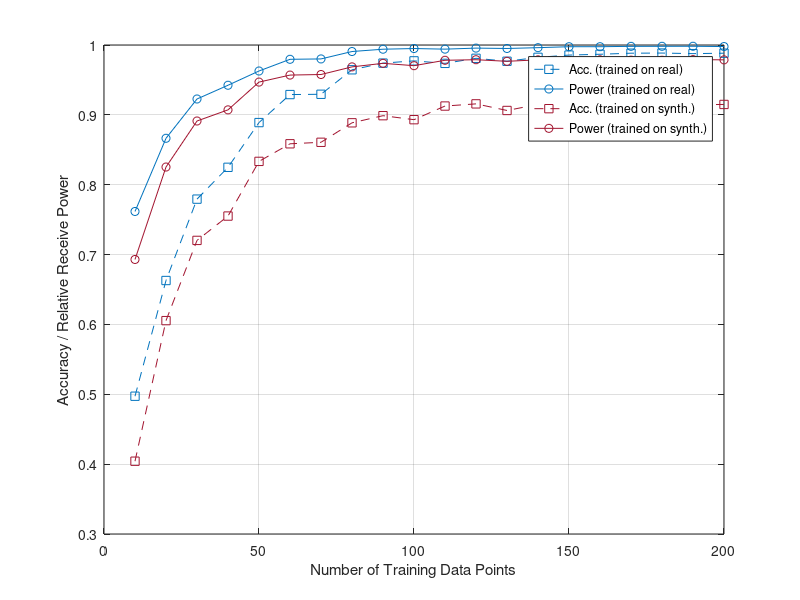

The MATLAB script that drew this image:
load('all_acc_train_on_real4.mat');
load('all_pwr_train_on_real4.mat');
load('all_acc_train_on_synth4.mat');
load('all_pwr_train_on_synth4.mat');


all_acc_train_on_real4 = squeeze(mean(all_acc_train_on_real4, 2));
all_pwr_train_on_real4 = squeeze(mean(all_pwr_train_on_real4, 2));
all_acc_train_on_synth4 = squeeze(mean(all_acc_train_on_synth4, 2));
all_pwr_train_on_synth4 = squeeze(mean(all_pwr_train_on_synth4, 2));

num_data = 10:10:200;
% plot(num_data, all_acc_train_on_real3(1, i), '--s', "Color", "#0072BD");
% hold on
% plot(num_data, all_pwr_train_on_real3(1, i), '-o', "Color", "#0072BD");
% hold on
% plot(num_data, all_acc_train_on_synth3(1, i), '--s', "Color", "#A2142F");
% hold on
% plot(num_data, all_pwr_train_on_synth3(1, i), '-o', "Color", "#A2142F");
% grid on

plot(num_data, all_acc_train_on_real4(2, :), '--s', "Color", "#0072BD");
hold on
plot(num_data, all_pwr_train_on_real4(2, :), '-o', "Color", "#0072BD");
hold on
plot(num_data, all_acc_train_on_synth4(2, :), '--s', "Color", "#A2142F");
hold on
plot(num_data, all_pwr_train_on_synth4(2, :), '-o', "Color", "#A2142F");
grid on

xlabel('Number of Training Data Points');
ylabel('Accuracy / Relative Receive Power');

ylim([0.3, 1]);
legend('Acc. (trained on real)', 'Power (trained on real)', 'Acc. (trained on synth.)', 'Power (trained on synth.)');